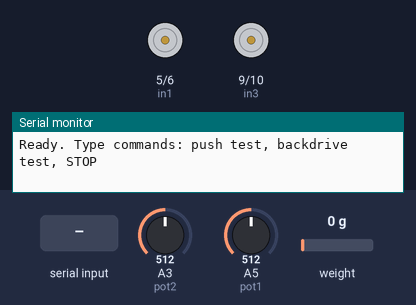
Simulated run of this sketch. Board: Arduino Uno, built with avr-gcc and run on an emulated ATmega328P. Parts: motor-driver pin pairs drawn as motors (green arrow = first pin HIGH = forward, orange = second pin HIGH = backward, longer = more drive, scaled by the enable pin), the last lines printed to the serial monitor. Inputs (shaded band) come from the test bench; at power-on: A3 (pot2) = 512, A5 (pot1) = 512, weight on the scale 0 g.

Above: at 2.2 s.
2.3 s: "push test\n" received over Serial
At 4.0 s:
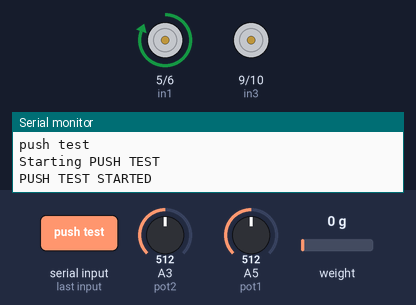
4.6 s: A3 (pot2) set to 490
6.1 s: A3 (pot2) set to 0
At 7.0 s:
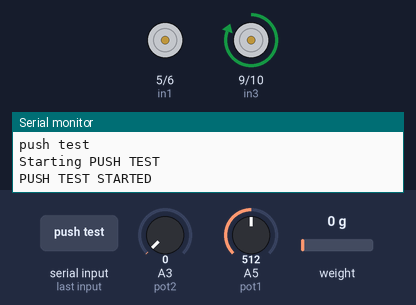
8.2 s: A5 (pot1) set to 541
9.7 s: "backdrive test\n" received over Serial
At 11.66 s:
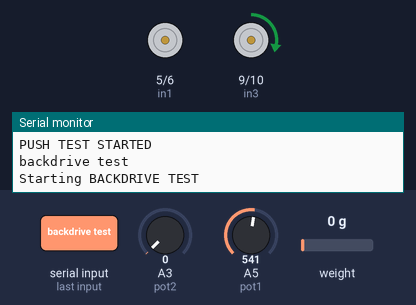
12.7 s: "UNLOAD\n" received over Serial
At 15.0 s:
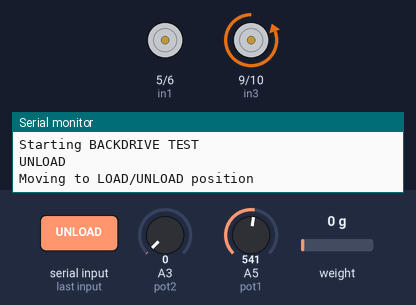
Timing chart, 0 to 16.1 s (numbered marks = the images above; inputs shaded):
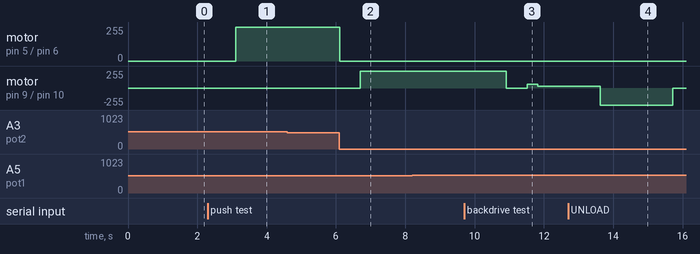

The sketch:

linearActuatorJigV2.ino
```cpp
///////////////////////////////////////
// FULL STATE MACHINE IMPLEMENTATION //
///////////////////////////////////////

#include "HX711.h"

// ------------------------------
// Load cell stuff
// ------------------------------

// HX711 circuit wiring
const int LOADCELL_DOUT_PIN = 7;
const int LOADCELL_SCK_PIN = 8;

unsigned long lastLoadCellRead = 0;

float liveForce = 0;
float peakBackdriveForce = 0;
float peakPushForce = 0;

const unsigned long LOADCELL_INTERVAL = 30;   // ms

const float SCALE_FACTOR = -40896.506;

HX711 scale;


// ------------------------------
// L298N Motor Pins
// ------------------------------

// Motor 1
const int enA = 3;
const int in1 = 5;
const int in2 = 6;

// Motor 2
const int enB = 11;
const int in3 = 9;
const int in4 = 10;

// Potentiometers
const int pot1 = A5;
const int pot2 = A3;

// ------------------------------
// Stall detection parameters
// ------------------------------
const int STALL_LIMIT = 10;           // minimum pot change to count as movement
const unsigned long STALL_TIMEOUT = 4000;  // 3 seconds


// Tester Motor PID
bool testerInPIDMode = false;
float testerKp = 1.5;
float testerKi = 0.0;
float testerKd = 0.515;
float testerIntegral = 0;
float lastTesterError = 0;

// Helper Motor PID
bool helperInPIDMode = false;
float helperKp = 2.0;
float helperKi = 0.0;
float helperKd = 0.5;
float helperIntegral = 0;
float lastHelperError = 0;

// ------------------------------
// Motor state tracking
// ------------------------------
int testerMotorTarget = 0;
int helperMotorTarget = 0;
bool testerMotorActive = false;
bool helperMotorActive = false;

int testerMotorSpeed = 0;

int helperMotorSpeed = 0;

int lastPos1 = 0;
unsigned long lastMoveTime1 = 0;
bool firstRun1 = true;

int lastPos2 = 0;
unsigned long lastMoveTime2 = 0;
bool firstRun2 = true;

int backdriveInitialPos = 0;
int backdriveFinalPos = 0;

int BACKDRIVE_PWM = 125;

unsigned long lastBackdriveLog = 0;
const int BACKDRIVE_LOG_INTERVAL = 50; // ms

String backdriveTestStatus = "UNTESTED";
String pushTestStatus = "UNTESTED";


// ------------------------------
// Serial command handling
// ------------------------------
String inputCommand = "";
bool commandReady = false;


bool stepInitialized = false;
// ------------------------------
// System State Machine
// ------------------------------
enum SystemState {
  IDLE,
  PUSH_TEST_STEP1,
  PUSH_TEST_STEP2,
  PUSH_TEST_STEP3,
  BACKDRIVE_TEST_STEP1,
  BACKDRIVE_TEST_STEP2,
  BACKDRIVE_TEST_STEP3,
  BACKDRIVE_TEST_STEP4,
  BACKDRIVE_TEST_STEP5,
  BACKDRIVE_TEST_STEP6,
  UNLOAD_STEP_1,
  UNLOAD_STEP_2,
};

SystemState systemState = IDLE;

// ------------------------------
// Setup
// ------------------------------
void setup() {
  Serial.begin(9600);

  scale.begin(LOADCELL_DOUT_PIN, LOADCELL_SCK_PIN);

  scale.tare();
  scale.set_scale(SCALE_FACTOR);

  // Motor pins
  pinMode(enA, OUTPUT);
  pinMode(in1, OUTPUT);
  pinMode(in2, OUTPUT);

  pinMode(enB, OUTPUT);
  pinMode(in3, OUTPUT);
  pinMode(in4, OUTPUT);

  // Pot pins
  pinMode(pot1, INPUT);
  pinMode(pot2, INPUT);

  stopMotor(1);
  stopMotor(2);

  Serial.println("Ready. Type commands: push test, backdrive test, STOP");
}

// ------------------------------
// Main loop
// ------------------------------
void loop() {

  readSerialCommand();
  handleCommand();


  // Update load cell
  updateLoadCell();

  // Update motors
  updatetesterMotor();
  updatehelperMotor();

  // Run sequence state machine
  runStateMachine();
}

// ------------------------------
// Read Serial command
// ------------------------------
void readSerialCommand() {
  while (Serial.available()) {
    char c = Serial.read();
    if (c == '\n') {
      inputCommand.trim();
      commandReady = true;
      return;
    }
    inputCommand += c;
  }
}

// ------------------------------
// Handle Serial command
// ------------------------------
void handleCommand() {


  if (!commandReady) return;
  commandReady = false;

  Serial.println(inputCommand);

  if (inputCommand == "push test") {
    systemState = PUSH_TEST_STEP1;
    Serial.println("Starting PUSH TEST");
  }
  else if (inputCommand == "backdrive test") {
    systemState = BACKDRIVE_TEST_STEP1;
    Serial.println("Starting BACKDRIVE TEST");
  }
  else if (inputCommand == "STOP") {
    stopMotor(1);
    stopMotor(2);
    testerMotorActive = helperMotorActive = false;
    systemState = IDLE;
    Serial.println("!! SYSTEM STOPPED !!");
  }else if(inputCommand == "UNLOAD" || inputCommand == "LOAD"){
    systemState =  UNLOAD_STEP_1;
    Serial.println("Moving to LOAD/UNLOAD position");
  }else if (inputCommand.substring(0, 18) == "SET_BACKDRIVE_PWM:") {
        BACKDRIVE_PWM = inputCommand.substring(18).toInt();
        Serial.print("BACKDRIVE_PWM_UPDATED:");
        Serial.println(BACKDRIVE_PWM);
  } else {
    Serial.println("Unknown command");
  }

  inputCommand = "";
}

// ------------------------------
// State machine sequences
// ------------------------------

void runStateMachine() {
    switch(systemState) {

        /////////////////////////
        // PUSH TEST SEQUENCE //
        ////////////////////////

        case PUSH_TEST_STEP1:
            if (!stepInitialized) {
                helperInPIDMode = false;
                helperMotorSpeed = 255;
                helperMotorTarget = 0;
                helperMotorActive = true;
                stepInitialized = true;  // only do this once
                pushTestStatus = "UNTESTED";
                Serial.println("PUSH TEST STARTED");
            }

            if (!helperMotorActive) {  // motor finished
                systemState = PUSH_TEST_STEP2;
                stepInitialized = false; // reset for next step
            }
            break;

        case PUSH_TEST_STEP2:
            if (!stepInitialized) {
                testerInPIDMode = false;
                testerMotorSpeed = 255;
                testerMotorTarget = 750;
                testerMotorActive = true;
                stepInitialized = true;  // only do this once
            }

            if (!testerMotorActive) {  // motor finished
                systemState = PUSH_TEST_STEP3;
                stepInitialized = false; // reset for next step
            }


            break;

        case PUSH_TEST_STEP3:

            systemState = IDLE;

            Serial.println("PUSH_FORCE_FINAL: " + String(liveForce));

            if(liveForce > 60 ){
              pushTestStatus = "PASS";
            }else{
               pushTestStatus = "FAIL";
            }

            Serial.println("PUSH TEST COMPLETED");
            Serial.println("PUSH_TEST_STATUS: " + pushTestStatus);

            peakPushForce = 0;
            break;


        /////////////////////////////
        // BACKDRIVE TEST SEQUENCE //
        /////////////////////////////

        case BACKDRIVE_TEST_STEP1:

            if (!stepInitialized) {
                  helperInPIDMode = false;
                  helperMotorSpeed = 255;
                  helperMotorTarget = 0;
                  helperMotorActive = true;
                  stepInitialized = true;  // only do this once
            }

            if (!helperMotorActive) {  // motor finished
                  systemState = BACKDRIVE_TEST_STEP2;
                  stepInitialized = false; // reset for next step
            }

            break;

        case BACKDRIVE_TEST_STEP2:

          if (!stepInitialized) {
                testerInPIDMode = true;
                testerIntegral = 0;
                lastTesterError = 0;

                testerMotorTarget = 550;
                testerMotorActive = true;
                stepInitialized = true;  // only do this once
          }

          if (!testerMotorActive) {  // motor finished
                systemState = BACKDRIVE_TEST_STEP3;
                stepInitialized = false; // reset for next step
          }

          break;

        case BACKDRIVE_TEST_STEP3:

          if (!stepInitialized) {
                testerInPIDMode = true;
                testerIntegral = 0;
                lastTesterError = 0;

                testerMotorTarget = 600;
                testerMotorActive = true;
                stepInitialized = true;  // only do this once
          }

          if (!testerMotorActive) {  // motor finished
                systemState = BACKDRIVE_TEST_STEP4;
                stepInitialized = false; // reset for next step
                backdriveInitialPos = analogRead(pot1);
                Serial.println("Starting Pot Value: " + String(backdriveInitialPos));
          }

          break;

        case BACKDRIVE_TEST_STEP4:

          if (!stepInitialized) {
                helperInPIDMode = true;
                helperIntegral = 0;
                lastHelperError = 0;

                helperMotorTarget = 400;
                helperMotorActive = true;
                stepInitialized = true;  // only do this once
          }

          if (!helperMotorActive) {  // motor finished
                systemState = BACKDRIVE_TEST_STEP5;
                stepInitialized = false; // reset for next step
          }
        break;


        case BACKDRIVE_TEST_STEP5:

          if (!stepInitialized) {
                helperInPIDMode = false;
                helperMotorSpeed = BACKDRIVE_PWM;
                helperMotorTarget = 850;
                helperMotorActive = true;
                stepInitialized = true;  // only do this once
          }

          if (!helperMotorActive) {  // motor finished
                systemState = BACKDRIVE_TEST_STEP6;
                stepInitialized = false; // reset for next step
          }


          if(liveForce > peakBackdriveForce){
            peakBackdriveForce = liveForce;
          }

          if (millis() - lastBackdriveLog >= BACKDRIVE_LOG_INTERVAL) {
            lastBackdriveLog = millis();
            Serial.println("LIVE_BACKDRIVE_FORCE: " + String(liveForce));
            Serial.println("POT_1_POS: " + String(analogRead(pot1)));
          }

          break;

        case BACKDRIVE_TEST_STEP6:
            systemState = IDLE;

            backdriveFinalPos = analogRead(pot1);
            Serial.println("Ending Pot Value: " + String(backdriveFinalPos));
            Serial.println("BACKDRIVE_FORCE_PEAK: " + String(peakBackdriveForce));
            Serial.println("Estimated Backdrive: " + String(abs(50*(float(backdriveFinalPos - backdriveInitialPos))/1023)));

            Serial.println("BACKDRIVE TEST COMPLETE");
            // Serial.println("Helper Pos: " + String(analogRead(pot2)));

            if(abs(backdriveFinalPos - backdriveInitialPos) > 20){
              backdriveTestStatus = "FAIL";
            }else{
              backdriveTestStatus = "PASS";
            }

            Serial.println("BACKDRIVE_TEST_STATUS: " + backdriveTestStatus);

            backdriveFinalPos = 0;
            backdriveInitialPos = 0;
            peakBackdriveForce = 0;

            break;

        case UNLOAD_STEP_1:
            if (!stepInitialized) {
                helperInPIDMode = false;
                helperMotorSpeed = 255;
                helperMotorTarget = 0;
                helperMotorActive = true;
                stepInitialized = true;  // only do this once
                Serial.println("UNLOAD/LOAD STARTED");
            }

            if (!helperMotorActive) {  // motor finished
                systemState = UNLOAD_STEP_2;
                stepInitialized = false; // reset for next step
            }
            break;

        case UNLOAD_STEP_2:
            if (!stepInitialized) {
                testerInPIDMode = false;
                testerMotorSpeed = 255;
                testerMotorTarget = 50;
                testerMotorActive = true;
                stepInitialized = true;  // only do this once
            }

            if (!testerMotorActive) {  // motor finished
                Serial.println("UNLOAD/LOAD COMPLETE");
                systemState = IDLE;
                stepInitialized = false; // reset for next step
            }
            break;


        default:
            stepInitialized = false;
            break;
    }
}

// ------------------------------
// Update motor 1 (non-blocking)
// ------------------------------
void updatetesterMotor() {
  if (!testerMotorActive) return;

  int pos = analogRead(pot1);
  int speed = 0;

  // Stall detection
  if (firstRun1) {
    lastPos1 = pos;
    lastMoveTime1 = millis();
    firstRun1 = false;
  }

  if (abs(pos - lastPos1) > STALL_LIMIT) {
    lastMoveTime1 = millis();
    lastPos1 = pos;
  }

  if (millis() - lastMoveTime1 > STALL_TIMEOUT) {
    stopMotor(1);
    testerMotorActive = false;
    firstRun1 = true;
    Serial.println("STALL M1");
    return;
  }

  if(testerInPIDMode){
    float error = testerMotorTarget - pos;
    testerIntegral += error;
    float derivative = error - lastTesterError;
    float output = testerKp * error + testerKi * testerIntegral + testerKd * derivative;
    lastTesterError = error;

    speed = constrain(abs(output), 10, 255);
  }else{
    speed = testerMotorSpeed;
  }

  // Normal position control
  if (abs(pos - testerMotorTarget) < 10) {
    stopMotor(1);
    testerMotorActive = false;
    firstRun1 = true;
    return;
  }

  if (pos < testerMotorTarget) {
    analogWrite(in3, speed);
    digitalWrite(in4, LOW);
  } else {
    digitalWrite(in3, LOW);
    analogWrite(in4, speed);
  }

  analogWrite(enB, speed);
}

// ------------------------------
// Update motor 2 (non-blocking)
// ------------------------------
void updatehelperMotor() {
  if (!helperMotorActive) return;

  int pos = analogRead(pot2);
  int speed = 0;

  // Stall detection
  if (firstRun2) {
    lastPos2 = pos;
    lastMoveTime2 = millis();
    firstRun2 = false;
  }

  if (abs(pos - lastPos2) > STALL_LIMIT) {
    lastMoveTime2 = millis();
    lastPos2 = pos;
  }

  if (millis() - lastMoveTime2 > STALL_TIMEOUT) {
    stopMotor(2);
    helperMotorActive = false;
    firstRun2 = true;
    Serial.println("STALL M2");
    return;
  }

  if(helperInPIDMode){
    float error = helperMotorTarget - pos;
    helperIntegral += error;
    float derivative = error - lastHelperError;
    float output = helperKp * error + helperKi * helperIntegral + helperKd * derivative;
    lastHelperError = error;

    speed = constrain(abs(output), 10, 255);
  }else{
    speed = helperMotorSpeed;
  }


  // Normal position control
  if (abs(pos - helperMotorTarget) < 10) {
    stopMotor(2);
    helperMotorActive = false;
    firstRun2 = true;
    return;
  }

  if (pos < helperMotorTarget) {
    digitalWrite(in1, LOW);
    digitalWrite(in2, HIGH);
  } else {
    digitalWrite(in1, HIGH);
    digitalWrite(in2, LOW);
  }

  analogWrite(enA, speed);
}

// ------------------------------
// Stop motor helper
// ------------------------------
void stopMotor(int motor) {
  if (motor == 1) {
    digitalWrite(in3, LOW);
    digitalWrite(in4, LOW);
    analogWrite(enB, 0);
  }
  else if (motor == 2) {
    digitalWrite(in1, LOW);
    digitalWrite(in2, LOW);
    analogWrite(enA, 0);
  }
}


void updateLoadCell() {
    if (!scale.is_ready()) return;

    if (millis() - lastLoadCellRead >= LOADCELL_INTERVAL) {
        lastLoadCellRead = millis();
        liveForce = scale.get_units(3);   // faster reading
    }
}


///// FEATURES TO IMPLEMENT POST LUNCH

// continous stream of load cell readings
// add slide bar to UI for force control
// improving logging to excel sheet
// continue running test with 3 actuators
// test without screws 
```

Measured:
- after the input at 2.3 s, motor on pin 5 (in1) / pin 6 (in2): stopped → forward 255/255 after 0.80 s
- after the input at 4.6 s, every drawn part: stays the same
- after the input at 6.1 s, motor on pin 5 (in1) / pin 6 (in2): forward 255/255 → stopped at once; motor on pin 9 (in3) / pin 10 (in4): stopped → forward 255/255 after 0.61 s
- after the input at 8.2 s, every drawn part: stays the same
- after the input at 9.7 s, motor on pin 9 (in3) / pin 10 (in4): forward 255/255 → stopped after 1.2 s instead of 2.7 s
- after the input at 12.7 s, motor on pin 9 (in3) / pin 10 (in4): forward 30/255 → backward 255/255 after 0.92 s, → stopped 2.1 s later
